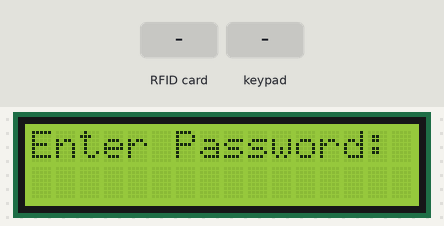
This sketch was run on a simulated Arduino Mega 2560, built with avr-gcc and run on an emulated ATmega2560. Shown: 16×2 character LCD. The test bench sets the inputs (shaded band). EEPROM starts erased; what the sketch prints to the serial monitor is not drawn.

Above: at 1.3 s.
1.4 s: RFID card D9 AE D6 00 held to the reader
At 2.6 s:
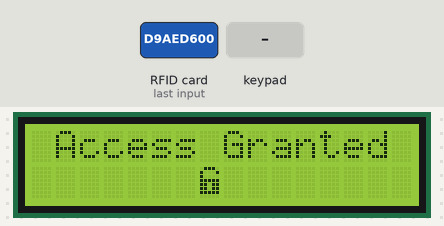
4.4 s: key '#' pressed
At 5.4 s:
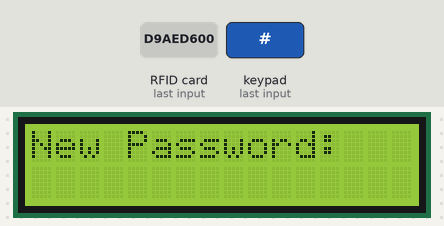
5.9 s: keypad keys 2 2 2 4 2 6 2 8 D pressed 0.4 s apart
At 7.9 s:
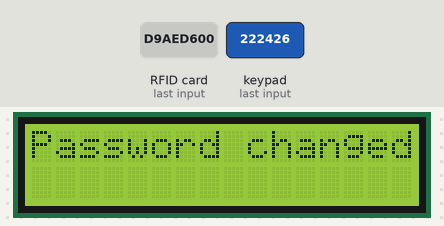
11.0 s: RFID card 5E 7A 19 C4 held to the reader
At 12.4 s:
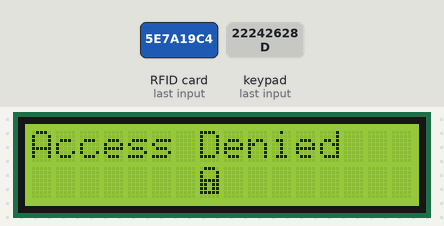
14.0 s: key '*' pressed
15.5 s: keypad keys 2 2 2 4 2 6 2 8 pressed 0.4 s apart
At 18.5 s:
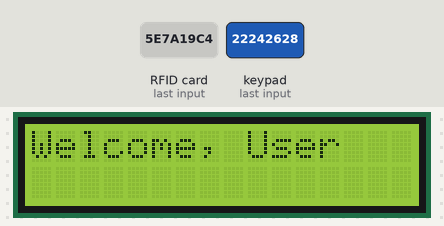
Timing chart, 0 to 20.0 s (numbered marks = the images above; inputs shaded):
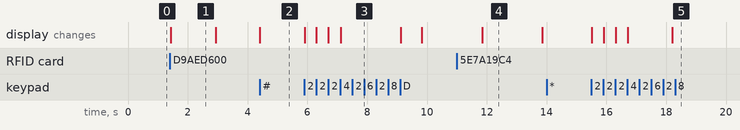

Measured:
- after the input at 1.4 s, the display: changes at once (image 1)
- after the input at 4.4 s, the display: changes at once (image 2)
- after the input at 5.9 s, the display: first changes at once (image 3 shows a later state)
- after the input at 11.0 s, the display: changes after 0.84 s (image 4)
- after the input at 14.0 s, every drawn part: stays the same
- after the input at 15.5 s, the display: first changes at once (image 5 shows a later state)
- what the display in image 1 shows lasts 1.5 s, from 1.4 s to 2.9 s
- what the display in image 4 shows lasts 2.0 s, from 11.8 s to 13.8 s

The sketch:

login_system.ino
```cpp
#include <string.h>
#include <MFRC522.h>
#include <SPI.h>
#include <EEPROM.h>
#include <Keypad.h>
#include <LiquidCrystal.h>

#define LCD_RS 8
#define LCD_ENABLE 9
#define LCD_D4 10
#define LCD_D5 11
#define LCD_D6 12
#define LCD_D7 13

// #define SET_INITIAL_PASS
#define SS_PIN 53
#define RST_PIN 21

#define LOGOUT 'D'
#define SET_PASS '#'

#define PASS_LEN 4
#define UID_LEN 4

#define LOCK_CHAR 0
#define UNLOCK_CHAR 1
#define LEFT_ARROW_CHAR 2

const byte lock[8] = {
  B01110,
  B10001,
  B10001,
  B11111,
  B11011,
  B11011,
  B11111,
  B00000
};

const byte unlock[8] = {
  B01110,
  B10001,
  B10000,
  B11111,
  B11011,
  B11011,
  B11111,
  B00000
};

const byte leftArrow[8] = {
  B00001,
  B00011,
  B00111,
  B01111,
  B00111,
  B00011,
  B00001,
  B00000
};

byte primes[] = { 2, 3, 5, 7 };

const byte ROWS = 4;  //four rows
const byte COLS = 4;  //four columns
char keys[ROWS][COLS] = {
  { '1', '2', '3', 'A' },
  { '4', '5', '6', 'B' },
  { '7', '8', '9', 'C' },
  { '*', '0', '#', 'D' }
};

byte rowPins[ROWS] = { 22, 24, 26, 28 };  //connect to the row pinouts of the keypad
byte colPins[COLS] = { 23, 25, 27, 29 };  //connect to the column pinouts of the keypad

Keypad keypad = Keypad(makeKeymap(keys), rowPins, colPins, ROWS, COLS);

LiquidCrystal lcd(LCD_RS, LCD_ENABLE, LCD_D4, LCD_D5, LCD_D6, LCD_D7);
MFRC522 rfid(SS_PIN, RST_PIN);

byte admin_uid[UID_LEN] = {0xD9, 0xAE, 0xD6, 0x00};

enum session_state {
  LOGGED_OUT,
  USER_LOGGED_IN,
  ADMIN_LOGGED_IN,
};

session_state state = LOGGED_OUT;

void setup() {
  Serial.begin(9600);
  while (!Serial);

  SPI.begin();
  rfid.PCD_Init();

  lcd.begin(16, 2);
  lcd.noBlink();
  lcd.createChar(LOCK_CHAR, lock);
  lcd.createChar(UNLOCK_CHAR, unlock);
  lcd.createChar(LEFT_ARROW_CHAR, leftArrow);
  lcd.clear();

#ifdef SET_INITIAL_PASS
    lcd_clear_print("Set Initial");
    lcd.setCursor(0, 1);
    lcd.print("Password");
    int hash = enter_password();
    for (int i=0; i<2; i++)
      EEPROM.write(i, hash >> (i << 3));
#endif
}

void read_card() {
  if (rfid.PICC_ReadCardSerial() && strncmp(rfid.uid.uidByte, admin_uid, UID_LEN) == 0) state = ADMIN_LOGGED_IN;
}

int get_password_hash() {
  int hashed_pass = 0;
  for (int i=0; i<2; i++)
    hashed_pass |= EEPROM.read(i) << (i << 3);
  return hashed_pass;
}

int enter_password() {
  lcd.setCursor(6, 1);
  byte pass[PASS_LEN];
  int hash = 0;
  for (int i=0; i<PASS_LEN; i++) {
    byte key = keypad.getKey();
    while (key < '0' || key > '9')
      key = keypad.getKey();
    lcd.print("*");
    pass[i] = key - '0';
    hash += pass[i] * pass[i] * primes[i];
  }

  return hash;
}

void attempt_login() {
  if (enter_password() == get_password_hash()) state = USER_LOGGED_IN;
}

void set_password() {
  Serial.println("Setting password");
  if (state != ADMIN_LOGGED_IN) {
    Serial.println("You're too mid to change the password");
    return;
  }

  lcd_clear_print("New Password:");
  int hash = enter_password();
  for (int i=0; i<2; i++)
    EEPROM.write(i, hash >> (i << 3));

  Serial.println("Password changed");
  lcd_clear_print("Password changed");
  delay(2000);
  lcd_clear_print("Welcome, Admin");;
}

void login_mode() {

  if (state == ADMIN_LOGGED_IN) {
    lcd_clear_print("Welcome, Admin");
  } else {
    lcd_clear_print("Welcome, User");
  }

  char key = '\0';

  while (key != LOGOUT) {
    key = keypad.getKey();
    switch (key) {
      case SET_PASS:
        set_password();
        break;

    }
  }
}

void lcd_clear_print(char* printed) {
  lcd.clear();
  lcd.print(printed);
}

void loop() {

  state = LOGGED_OUT;
  char key = '\0';
  bool scanned = false;

  lcd_clear_print("Enter Password: ");

  while (!scanned && key != '*') {
    key = keypad.getKey();
    scanned = rfid.PICC_IsNewCardPresent();
  }

  if (scanned) {
    Serial.println("Scanned Card");
    read_card();
  } else {
    Serial.println("Loggin in");
    attempt_login();
    Serial.println(get_password_hash());
  }

  if (state != LOGGED_OUT) {
    lcd.clear();
    lcd.setCursor(1, 0);
    lcd.print("Access Granted");
    lcd.setCursor(7, 1);
    lcd.write(byte(UNLOCK_CHAR));
    delay(1500);
    login_mode();
    lcd_clear_print("Goodbye");
  } else {
    lcd_clear_print("Access Denied");
    lcd.setCursor(7, 1);
    lcd.write(byte(LOCK_CHAR));
  }

  delay(2000);
}
```
